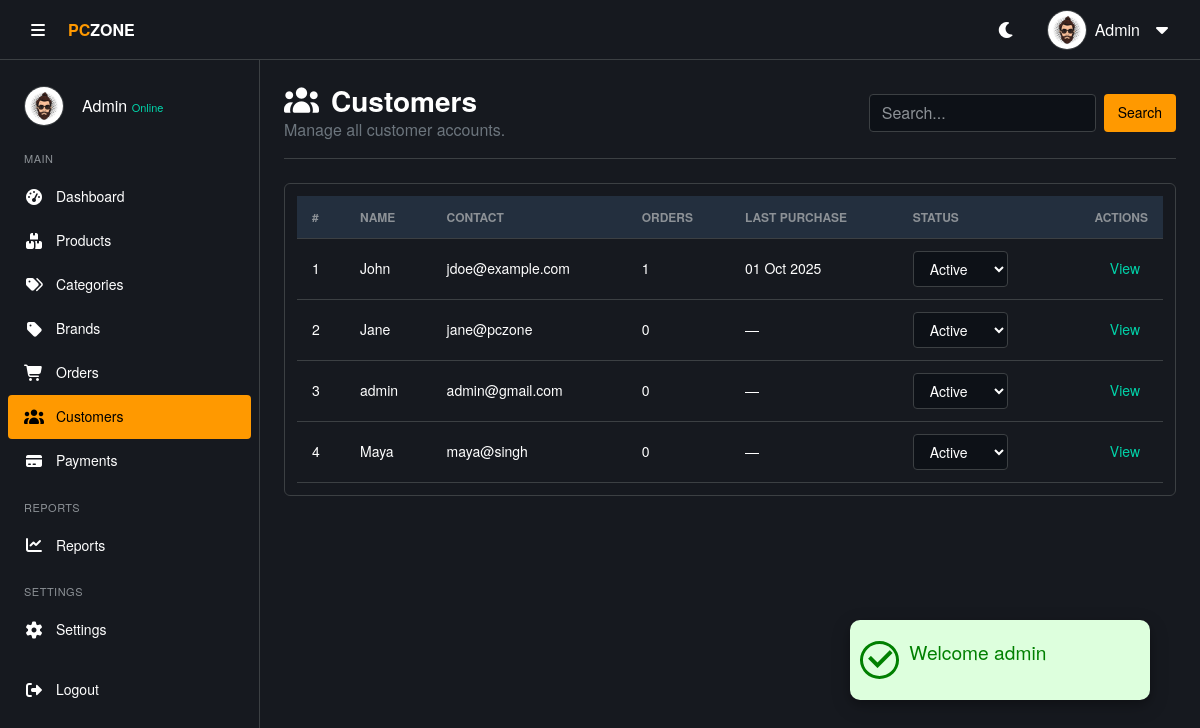
The page /admin/customers.php (signed in) on the database its author committed.
### tables this page shows
CREATE TABLE IF NOT EXISTS users (
    user_id INT AUTO_INCREMENT PRIMARY KEY,
    username VARCHAR(150),
    email VARCHAR(100) UNIQUE NOT NULL,
    password VARCHAR(255) NOT NULL,
    date_of_birth DATE DEFAULT NULL,
    gender ENUM('Male','Female','Other') DEFAULT NULL,
    phone VARCHAR(20),
    email_verified BOOLEAN DEFAULT FALSE,
    role ENUM('admin','user') NOT NULL DEFAULT 'user',
    status ENUM('active','inactive') DEFAULT 'active',
    last_login DATETIME DEFAULT NULL,
    created_at TIMESTAMP DEFAULT CURRENT_TIMESTAMP,
    updated_at TIMESTAMP DEFAULT CURRENT_TIMESTAMP ON UPDATE CURRENT_TIMESTAMP
);

### includes/functions.php (called while the page is built, shortened)
<?php
function e($v)
{
  return htmlspecialchars($v ?? '');
}

### admin/customers.php (the view, shortened to what this page needs)
<?php
require('../includes/functions.php');
$search = trim($_GET['q'] ?? '');
$whereClause = '';
$sql = "
    SELECT u.*, MAX(o.created_at) AS last_order, COUNT(o.order_id) AS orders_count, COALESCE(SUM(o.total_amount), 0) AS total_purchases
    FROM users u
    LEFT JOIN orders o ON o.user_id = u.user_id
    $whereClause
    GROUP BY u.user_id
    ORDER BY last_order DESC, u.created_at DESC
";
$result = $conn->query($sql);
$customers = $result->fetch_all(MYSQLI_ASSOC);
?>
<!DOCTYPE html>
<html lang="en">
<head>
  <?php require('./includes/header-link.php') ?>
</head>
<body>
  <?php require('./includes/alert.php');
  include './includes/header.php';
  include './includes/sidebar.php';
  ?>
  <main class="main-content">
    <div class="page-header">
      <div>
        <h2><i class="fas fa-users"></i> Customers</h2>
        <p class="text-muted mb-0">Manage all customer accounts.</p>
      </div>
      <form class="d-flex" method="get" action="customers.php">
        <input name="q" class="search-input" placeholder="Search..." value="<?= e($search) ?>">
        <button class="btn-add ms-2" type="submit">Search</button>
      </form>
    </div>
    <div class="table-container">
      <table class="data-table">
        <thead>
          <tr>
            <th>#</th>
            <th>Name</th>
            <th>Contact</th>
            <th>Orders</th>
            <th>Last Purchase</th>
            <th>Status</th>
            <th class="text-end">Actions</th>
          </tr>
        </thead>
        <tbody>
          <?php if (!empty($customers)): ?>
            <?php foreach ($customers as $index => $customer): ?>
              <tr>
                <td><?= $index + 1; ?></td>
                <td><?= e($customer['username']); ?></td>
                <td><?= e($customer['email']); ?></td>
                <td><?= (int)$customer['orders_count']; ?></td>
                <td><?= $customer['last_order'] ? date('d M Y', strtotime($customer['last_order'])) : '—'; ?></td>
                <td>
                  <form method="post" class="d-inline">
                    <select name="status" class="status-select" onchange="this.form.submit()">
                      <option value="active" <?= $customer['status'] === 'active' ? 'selected' : '' ?>>Active</option>
                    </select>
                  </form>
                </td>
                <td class="text-end">
                  <a href="customer_view.php?id=<?= (int)$customer['user_id'] ?>" class="btn-edit">View</a>
                </td>
              </tr>
            <?php endforeach; ?>
          <?php else: ?>
            <tr>
              <td colspan="7" class="text-center py-4">No customers found.</td>
            </tr>
          <?php endif; ?>
        </tbody>
      </table>
    </div>
  </main>
</body>
</html>

### admin/assets/css/style.css (style rules this page uses)
* { margin: 0; padding: 0; box-sizing: border-box; }
body { font-family: "Amazon Ember", "Helvetica Neue", Roboto, Arial, sans-serif; font-size: 16px; line-height: 1.5; background-color: var(--bg-body); color: var(--text-color); transition: background-color 0.3s, color 0.3s; }
:root { --bg-body: #16191f; --bg-section: #16191f; --bg-card: #16191f; --bg-input: #0d1117; --text-color: #ffffff; --text-muted: #8c9196; --border-color: #3c4043; --primary: #ff9900; --primary-hover: #ffad33; --primary-text: #000000; --hover-bg: #2a3139; --table-header: #232f3e; --scroll-track: #16191f; --success: #00d4aa; --danger: #d13212; --warning: #ff9900; --success-bg: rgba(0, 212, 170, 0.1); --danger-bg: rgba(209, 50, 18, 0.1); --warning-bg: rgba(255, 153, 0, 0.1); --transition: all 0.3s ease; }
.main-content { margin-left: 260px; padding: 24px; padding-top: 84px; transition: margin-left 0.3s, width 0.3s; background-color: var(--bg-body); min-height: 100vh; }
.page-header { display: flex; justify-content: space-between; align-items: center; margin-bottom: 24px; padding-bottom: 16px; border-bottom: 1px solid var(--border-color); }
.page-header h2, .page-header h3 { font-size: 1.75rem; font-weight: 600; margin: 0; color: var(--text-color); display: flex; align-items: center; gap: 12px; }
.table-container { width: 100%; max-width: 100%; background-color: var(--bg-section); border: 1px solid var(--border-color); border-radius: 6px; overflow-x: auto; padding: 12px; }
.data-table, .product-table { width: 100%; border-collapse: collapse; font-size: 14px; color: var(--text-color); }
.data-table { width: 100%; border-collapse: collapse; font-size: 14px; }
.data-table th, .data-table td { padding: 12px 15px; text-align: left; border-bottom: 1px solid var(--border-color); color: var(--text-color); vertical-align: middle; }
.data-table th { background-color: var(--table-header); color: var(--text-muted); font-weight: 600; font-size: 12px; text-transform: uppercase; }
.search-input, .status-select, .form-control, .form-select { background-color: var(--bg-input); color: var(--text-color); border: 1px solid var(--border-color); border-radius: 4px; padding: 6px 12px; transition: var(--transition); }
.search-input::placeholder { color: var(--text-muted); }
.btn-add, .btn-success { background-color: var(--primary); color: var(--primary-text); border: none; border-radius: 4px; padding: 8px 14px; font-weight: 500; font-size: 14px; text-decoration: none; display: inline-flex; align-items: center; gap: 8px; cursor: pointer; }
.btn-edit, .btn-delete { background: none; border: none; padding: 4px 8px; cursor: pointer; text-decoration: none; font-size: 14px; }
.btn-edit { color: var(--success); }
.popup > .icon > i { font-size: 2rem; border-radius: 50%; margin: 0 10px; font-weight: 700; }
.popup-success > .icon > i { background-color: #ddffdd; color: green; border: 3px solid green; border-radius: 50%; }

### rows shown on the page
users: username "John", email "jdoe@example.com", orders_count "1", last_order "01 Oct 2025", status "Active"
users: username "Jane", email "jane@pczone", orders_count "0", status "Active"
users: username "admin", email "admin@gmail.com", orders_count "0", status "Active"
users: username "Maya", email "maya@singh", orders_count "0", status "Active"

### other values the page prints
$_SESSION['message']['title'] "Welcome admin"
$userName "Admin"
$_SESSION['full_name'] "Admin"
